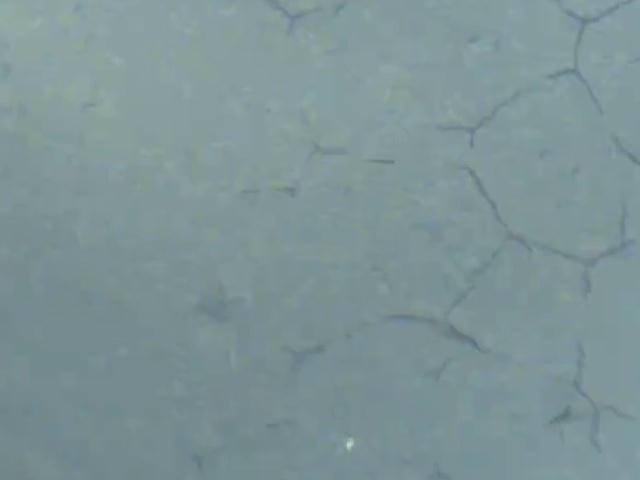
#> input picture reports/coatingvision_visual_evidence/image_1548_optical_raw.png, 640 x 480 px; the run also reads 2 pictures not shown here
$ python generate_defense_gifs.py
#> lines starting #> are read from the running program, lines starting #| are printed output that depends on the picture
"""Build looping defense GIFs from checked-in honest artifacts.

These are presentation loops, not factory video and not paper-comparable LIBAD
DINOv3 results. They reuse existing CoatingVision overlays and protocol-fixture
demo stills so judges see the 6-minute story without a live dashboard.
"""

from __future__ import annotations

import json
from pathlib import Path
from typing import Sequence

from PIL import Image, ImageDraw, ImageFont

ROOT = Path(__file__).resolve().parents[1]
OUT = ROOT / "reports" / "defense_gifs"
RGB_SIZE = (960, 540)
LIBAD_SIZE = (720, 480)
CAPTION_H = 64
# Shared beat with the Minute-6 MP4 composer so left/right never drift.
FRAME_DURATION_MS = 3500
BG = (10, 13, 20)
ACCENT = (0, 229, 255)
WHITE = (255, 255, 255)
MUTED = (140, 155, 174)
YELLOW = (255, 214, 0)
RED = (255, 23, 68)
GREEN = (0, 230, 118)


def _font(size: int) -> ImageFont.ImageFont:
    for name in ("C:/Windows/Fonts/calibri.ttf", "C:/Windows/Fonts/arial.ttf"):
        path = Path(name)
        if path.is_file():
            return ImageFont.truetype(str(path), size)
    return ImageFont.load_default()


def _fit(image: Image.Image, size: tuple[int, int]) -> Image.Image:
    canvas = Image.new("RGB", size, BG)
    work = image.convert("RGB")
    work.thumbnail(size, Image.Resampling.LANCZOS)
    x = (size[0] - work.width) // 2
    y = (size[1] - work.height) // 2
    canvas.paste(work, (x, y))
    return canvas


def _captioned(
    image: Image.Image,
    kicker: str,
    title: str,
    note: str,
    title_color: tuple[int, int, int] = WHITE,
) -> Image.Image:
    width, height = image.size
    canvas = Image.new("RGB", (width, height + CAPTION_H), BG)
    canvas.paste(image, (0, 0))
    draw = ImageDraw.Draw(canvas)
    draw.rectangle((0, height, width, height + CAPTION_H), fill=(8, 11, 18))
    draw.rectangle((0, height, 8, height + CAPTION_H), fill=ACCENT)
    draw.text((18, height + 6), kicker, font=_font(14), fill=ACCENT)
    draw.text((18, height + 24), title, font=_font(22), fill=title_color)
    bbox = draw.textbbox((0, 0), note, font=_font(14))
    note_w = bbox[2] - bbox[0]
    draw.text((width - note_w - 16, height + 38), note, font=_font(14), fill=MUTED)
    return canvas


def _load(relative: str) -> Image.Image:
    path = ROOT / relative
    if not path.is_file():
        raise FileNotFoundError(relative)
    return Image.open(path).convert("RGB")


def _save_gif(path: Path, frames: Sequence[Image.Image], duration_ms: int) -> Path:
    if len(frames) < 2:
        raise ValueError(f"{path.name} needs at least two frames")
    path.parent.mkdir(parents=True, exist_ok=True)
    quantized = [frame.convert("P", palette=Image.Palette.ADAPTIVE, colors=128) for frame in frames]
    quantized[0].save(
        path,
        save_all=True,
        append_images=quantized[1:],
        duration=duration_ms,
        loop=0,
        disposal=2,
        optimize=True,
    )
    return path


def build_rgb_hold_replay() -> Path:
    frames = [
        _captioned(
            _fit(_load("reports/coatingvision_visual_evidence/image_1548_optical_raw.png"), RGB_SIZE),
            "01  ACQUIRED OPTICAL",
            "CoatingVision JPEG  ·  DOI 10.6084/m9.figshare.29260121.v1",
            "real RGB  ·  not factory roll-disjoint",
        ),
        _captioned(
            _fit(_load("reports/coatingvision_visual_evidence/image_1548_contrast_clahe.png"), RGB_SIZE),
            "02  INSPECTABLE SURFACE",
            "CLAHE contrast on the same capture",
            "presentation view  ·  not model input",
        ),
        _captioned(
            _fit(_load("reports/coatingvision_real_demo/coatingvision_model_output.png"), RGB_SIZE),
            "03  YOLO26n DETECT",
            "surface_crack  ·  confidence 0.53  ·  f72a8f2b…",
            "PyTorch/ONNX same two-class map",
            title_color=RED,
        ),
        _captioned(
            _fit(_load("reports/coatingvision_visual_evidence/image_1548_yolo_candidate_zoom.png"), RGB_SIZE),
            "04  HOLD",
            "Detection exists. Mock PLC + unverified calibration block release.",
            "not a factory PASS",
            title_color=YELLOW,
        ),
    ]
#> in _load, returned value is the input picture: PIL image 640x480 RGB; mean R, G, B 126.4, 148.5, 151.2
#> in _fit, `canvas.paste(work, (x, y))`:
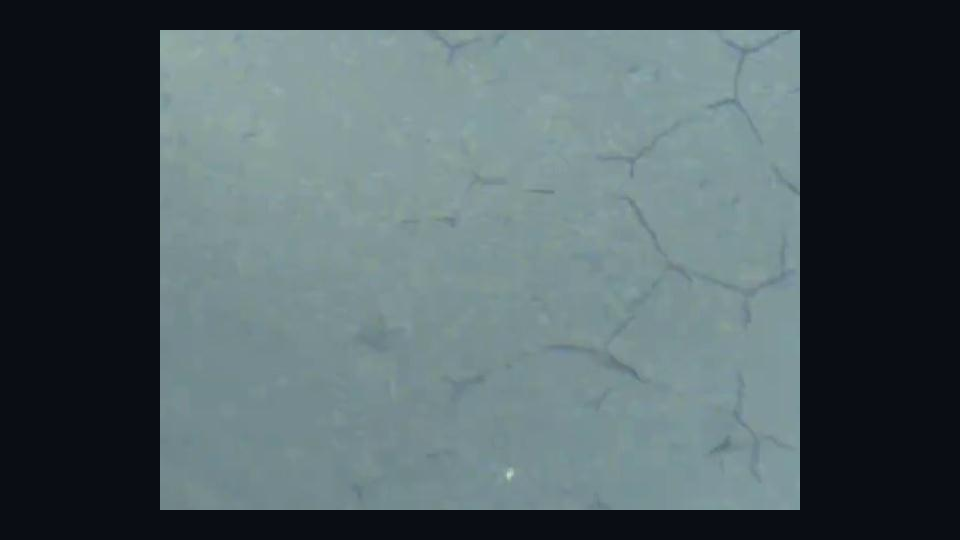
#> canvas: PIL image 960x540 RGB; mean R, G, B 79, 93.3, 97.8
#> in _captioned, `width, height = image.size`: width = 960; height = 540
#> in _captioned, `canvas = Image.new("RGB", (width, height + CAPTION_H), BG)`:
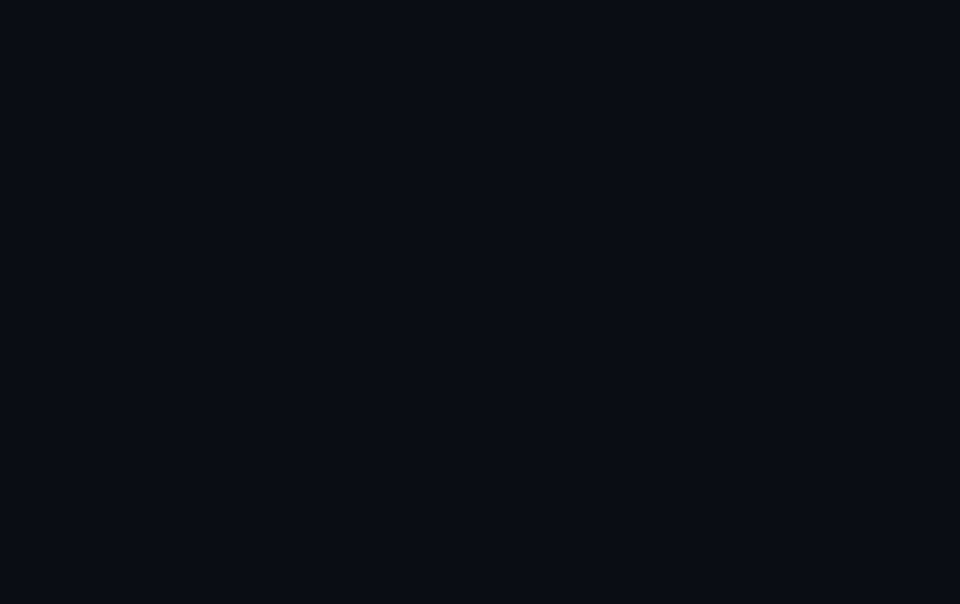
#> canvas: PIL image 960x604 RGB; mean R, G, B 10, 13, 20
#> in _captioned, `canvas.paste(image, (0, 0))`:
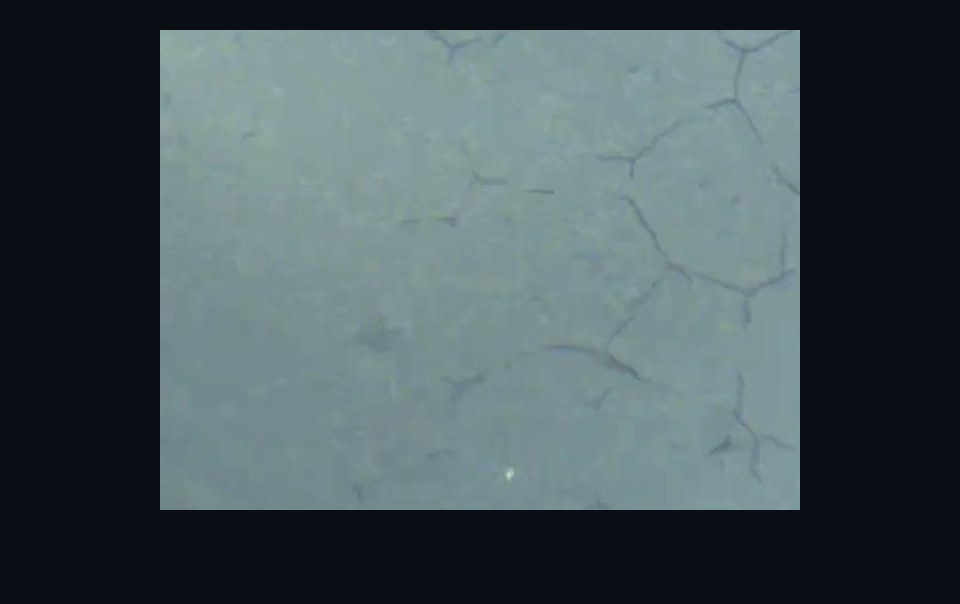
#> canvas: PIL image 960x604 RGB; mean R, G, B 71.6, 84.8, 89.5
#> in _captioned, `bbox = draw.textbbox((0, 0), note, font=_font(14))`: bbox = (0, 1, 149, 12)
#> in _captioned, `note_w = bbox[2] - bbox[0]`: note_w = 149
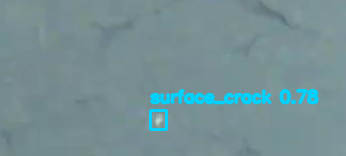
#> input picture reports/coatingvision_visual_evidence/image_1548_yolo_candidate_zoom.png, 346 x 156 px
#> in _load, returned value is the input picture: PIL image 346x156 RGB; mean R, G, B 116.9, 144.4, 149.6
#> call 4 of _fit, with size = (960, 540)
#> in _fit (call 4), `canvas.paste(work, (x, y))`:
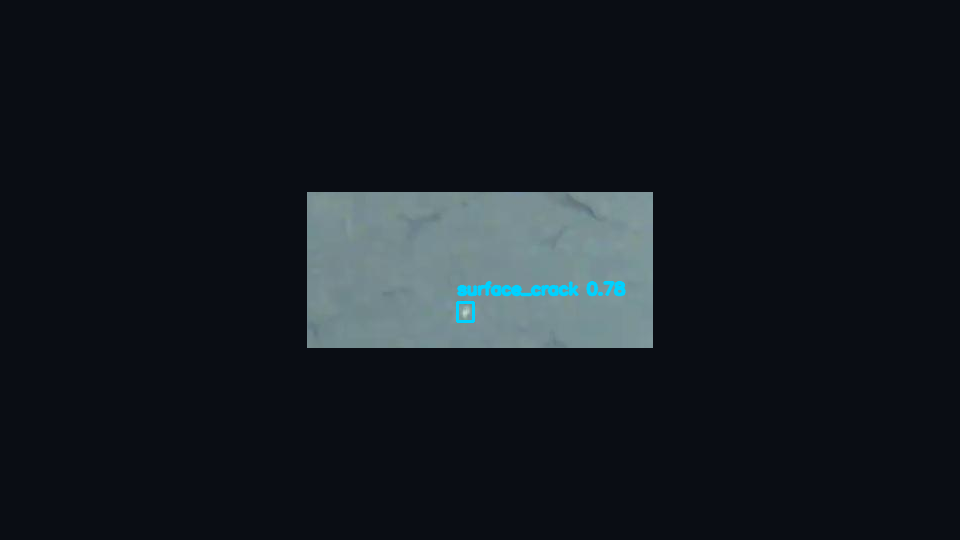
#> canvas: PIL image 960x540 RGB; mean R, G, B 21.1, 26.7, 33.5
#> call 4 of _captioned, with kicker = '04  HOLD', note = 'not a factory PASS', title_color = (255, 214, 0)
#> in _captioned (call 4), `canvas.paste(image, (0, 0))`:
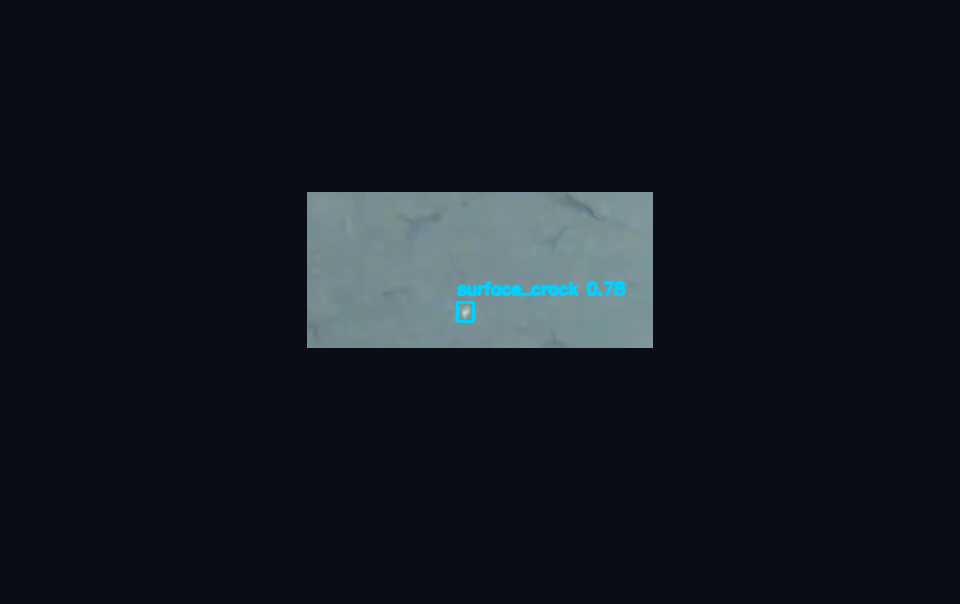
#> canvas: PIL image 960x604 RGB; mean R, G, B 20, 25.2, 32.1
#> in _captioned (call 4), `bbox = draw.textbbox((0, 0), note, font=_font(14))`: bbox = (0, 1, 80, 12)
#> in _captioned (call 4), `note_w = bbox[2] - bbox[0]`: note_w = 80
    return _save_gif(OUT / "rgb_hold_replay.gif", frames, FRAME_DURATION_MS)
#> in _save_gif, `quantized = [frame.convert("P", palette=Image.Palette.ADAPTIVE, colors..`: quantized = 4 items
#> in _save_gif, `quantized[0].save( path, save_all=True, append_images=quantized[1:], d..`:
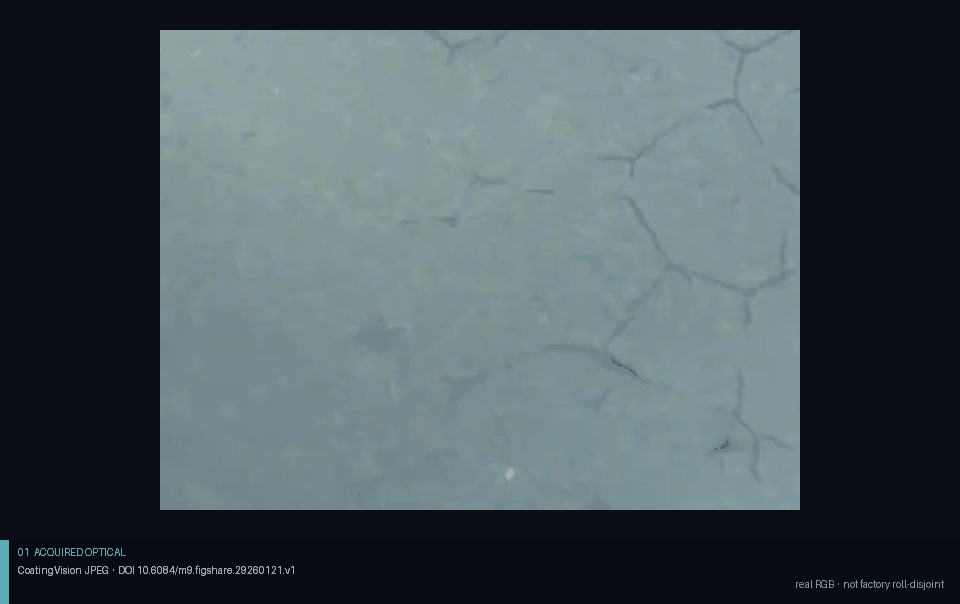
#> saved as rgb_hold_replay.gif: PIL image 960x604 P; mean R, G, B 71.8, 85.1, 89.9


def build_libad_gate() -> Path:
#> (the run stopped early here; a loop or call above may not have finished)
